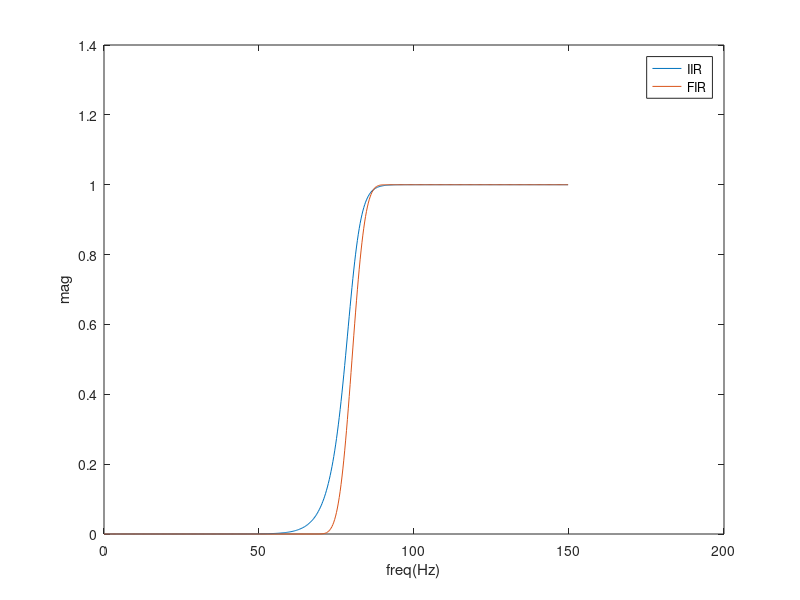

Recreate this plot in MATLAB.
fs = 300;
fc = 80;
fcf=fc/fs;
L=100;

[b_i,a_i] = butter(12,2*fc/fs,'high');

k = -floor(L/2):-1;
b_f = -sin(2*pi*fcf*k)./(pi*k);
b_f = [b_f 1-2*fcf, fliplr(b_f)];
b_f = b_f.*blackmanharris(L+1)';

[h_i,f_i] = freqz(b_i,a_i,512,fs);
[h_f,f_f] = freqz(b_f,1,512,fs);

plot(f_i,abs(h_i));hold on;
plot(f_f,abs(h_f));hold off;
xlabel('freq(Hz)');ylabel('mag');
legend('IIR','FIR');
